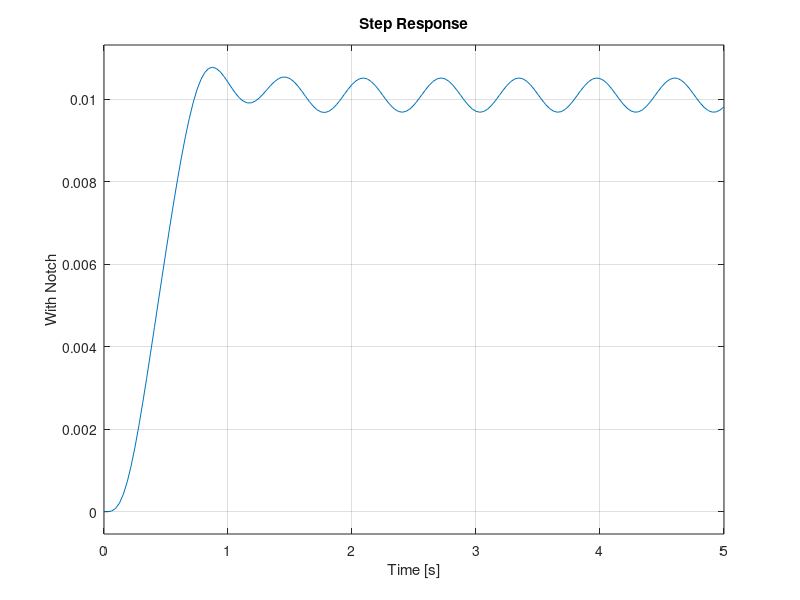

Here is the MATLAB script that generated this plot:
%Notch Filter
dur = 5;

s = tf('s');
%Uncompensated System
num0 = [46 184];
den1=[1 13.66 82.3 184];
den2 = [1 0 100];
den0=conv(den1,den2);
CG = tf(num0,den0);%Uncompensated Transfer Function

%Compensated System
num2 = [1 -1-10i]; %Make [1 -0.0001-10i] for better response. More closer it is
num3 = [1 -1+10i]; %,to Im axis, the better the response. 
num4 = conv(num2,num3);
num =conv(num0,num4); %Numerator with introduced Poles
den3 = [1 20 100]; % We can't just add zeros. We need to add 2 poles too
                   % ,if we are adding zeros. so (s+10)(s+10)=den3
                   
den = conv(den0,den3);

NG = tf(num,den); %With Notch Filter

%step(NG,dur)

subplot(211); step(CG,dur); ylabel('Without Notch'); grid on;
subplot(212); step(NG,dur); ylabel('With Notch'); grid on;








